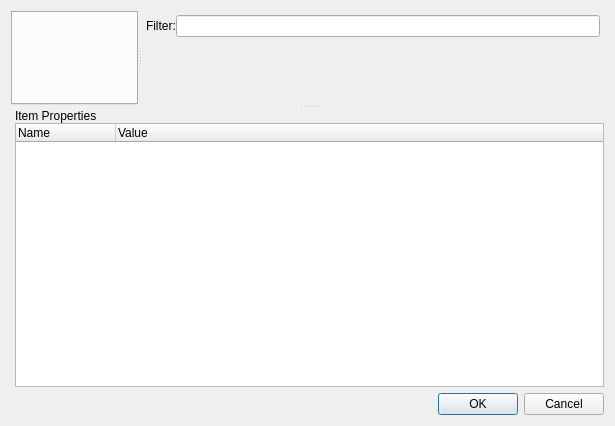
<?xml version="1.0" encoding="UTF-8"?>
<ui version="4.0">
 <class>Dialog</class>
 <widget class="QDialog" name="Dialog">
  <property name="geometry">
   <rect>
    <x>0</x>
    <y>0</y>
    <width>615</width>
    <height>426</height>
   </rect>
  </property>
  <property name="windowTitle">
   <string>Dialog</string>
  </property>
  <layout class="QGridLayout" name="gridLayout">
   <item row="0" column="0">
    <widget class="QSplitter" name="splitter1">
     <property name="orientation">
      <enum>Qt::Vertical</enum>
     </property>
     <widget class="QWidget" name="widget_5" native="true">
      <layout class="QVBoxLayout" name="verticalLayout_5">
       <property name="spacing">
        <number>0</number>
       </property>
       <property name="leftMargin">
        <number>0</number>
       </property>
       <property name="topMargin">
        <number>0</number>
       </property>
       <property name="rightMargin">
        <number>0</number>
       </property>
       <property name="bottomMargin">
        <number>0</number>
       </property>
       <item>
        <widget class="QSplitter" name="splitter2_2">
         <property name="orientation">
          <enum>Qt::Horizontal</enum>
         </property>
         <widget class="QTabWidget" name="tabWidget_2">
          <property name="currentIndex">
           <number>-1</number>
          </property>
         </widget>
         <widget class="QWidget" name="widget_6" native="true">
          <layout class="QVBoxLayout" name="verticalLayout_3">
           <property name="spacing">
            <number>4</number>
           </property>
           <property name="leftMargin">
            <number>4</number>
           </property>
           <property name="topMargin">
            <number>4</number>
           </property>
           <property name="rightMargin">
            <number>4</number>
           </property>
           <property name="bottomMargin">
            <number>4</number>
           </property>
           <item>
            <widget class="QWidget" name="widget_7" native="true">
             <layout class="QHBoxLayout" name="horizontalLayout_2">
              <property name="spacing">
               <number>0</number>
              </property>
              <property name="leftMargin">
               <number>0</number>
              </property>
              <property name="topMargin">
               <number>0</number>
              </property>
              <property name="rightMargin">
               <number>0</number>
              </property>
              <property name="bottomMargin">
               <number>0</number>
              </property>
              <item>
               <widget class="QLabel" name="label_3">
                <property name="text">
                 <string>Filter:</string>
                </property>
               </widget>
              </item>
              <item>
               <widget class="QLineEdit" name="filterEdit_2"/>
              </item>
             </layout>
            </widget>
           </item>
           <item>
            <spacer name="verticalSpacer_2">
             <property name="orientation">
              <enum>Qt::Vertical</enum>
             </property>
             <property name="sizeHint" stdset="0">
              <size>
               <width>20</width>
               <height>40</height>
              </size>
             </property>
            </spacer>
           </item>
          </layout>
         </widget>
        </widget>
       </item>
      </layout>
     </widget>
     <widget class="QWidget" name="widget_8" native="true">
      <layout class="QVBoxLayout" name="verticalLayout_6">
       <property name="spacing">
        <number>0</number>
       </property>
       <property name="leftMargin">
        <number>4</number>
       </property>
       <property name="topMargin">
        <number>0</number>
       </property>
       <property name="rightMargin">
        <number>0</number>
       </property>
       <property name="bottomMargin">
        <number>0</number>
       </property>
       <item>
        <widget class="QLabel" name="label_4">
         <property name="text">
          <string>Item Properties</string>
         </property>
        </widget>
       </item>
       <item>
        <widget class="QTreeWidget" name="propertyTree_2">
         <property name="editTriggers">
          <set>QAbstractItemView::NoEditTriggers</set>
         </property>
         <property name="alternatingRowColors">
          <bool>true</bool>
         </property>
         <column>
          <property name="text">
           <string>Name</string>
          </property>
         </column>
         <column>
          <property name="text">
           <string>Value</string>
          </property>
         </column>
        </widget>
       </item>
      </layout>
     </widget>
    </widget>
   </item>
   <item row="1" column="0">
    <widget class="QDialogButtonBox" name="buttonBox">
     <property name="orientation">
      <enum>Qt::Horizontal</enum>
     </property>
     <property name="standardButtons">
      <set>QDialogButtonBox::Cancel|QDialogButtonBox::Ok</set>
     </property>
    </widget>
   </item>
  </layout>
 </widget>
 <resources/>
 <connections>
  <connection>
   <sender>buttonBox</sender>
   <signal>accepted()</signal>
   <receiver>Dialog</receiver>
   <slot>accept()</slot>
   <hints>
    <hint type="sourcelabel">
     <x>248</x>
     <y>254</y>
    </hint>
    <hint type="destinationlabel">
     <x>157</x>
     <y>274</y>
    </hint>
   </hints>
  </connection>
  <connection>
   <sender>buttonBox</sender>
   <signal>rejected()</signal>
   <receiver>Dialog</receiver>
   <slot>reject()</slot>
   <hints>
    <hint type="sourcelabel">
     <x>316</x>
     <y>260</y>
    </hint>
    <hint type="destinationlabel">
     <x>286</x>
     <y>274</y>
    </hint>
   </hints>
  </connection>
 </connections>
</ui>
